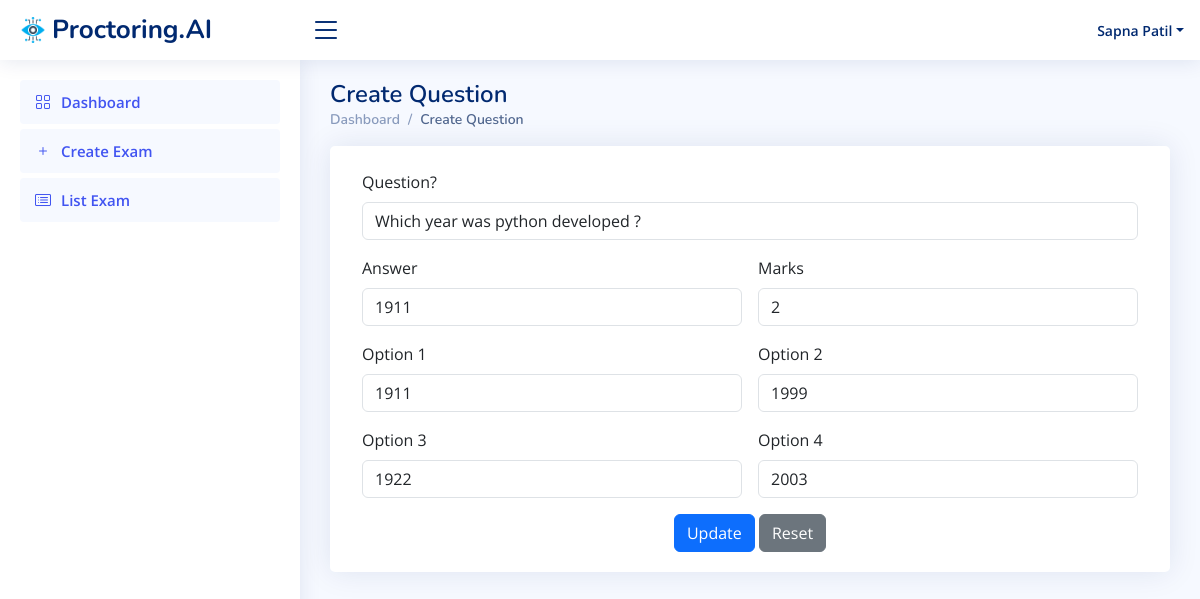
The page /update_question/63a1643372a74141b0bc52076472ec43/1 (signed in) on the database its author committed.
### Users/models.py (models this page shows, shortened)
class User(AbstractUser):
    full_name = models.CharField(max_length=100,null=True,blank=True)
    email = models.EmailField(unique=True,null=True,blank=True)
    password = models.CharField(max_length=100)
    role = models.CharField(max_length=10,null=True,blank=True,choices=(('Teacher','Teacher'),('Student','Student')),default="Student")
    photo = models.ImageField(upload_to="UsersImages/")
    USERNAME_FIELD = 'email'
    REQUIRED_FIELDS = ['username']

### ProctoringApp/models.py (models this page shows)
class Questions(models.Model):
    exam = models.ForeignKey(Exam,on_delete=models.CASCADE)
    question = models.CharField(max_length=100,null=True, blank=True)
    option1 = models.CharField(max_length=100,null=True, blank=True)
    option2 = models.CharField(max_length=100,null=True, blank=True)
    option3 = models.CharField(max_length=100,null=True, blank=True)
    option4 = models.CharField(max_length=100,null=True, blank=True)
    answer = models.CharField(max_length=100,null=True, blank=True)
    marks = models.IntegerField(null=True, blank=True)

### ProctoringApp/views.py (the view)
# urls.py: path('update_question/<slug:exam_id>/<int:question_id>',updateQuestionView,name="update-question"),
@login_required_teacher()
def updateQuestionView(request,exam_id,question_id):
    if request.method == 'POST':
        exam = Exam.objects.get(id=exam_id)
        question_obj = Questions.objects.get(id=question_id)
        question = request.POST.get('question')
        answer = request.POST.get('answer')
        marks = request.POST.get('marks')
        option_1 = request.POST.get('option_1')
        option_2 = request.POST.get('option_2')
        option_3 = request.POST.get('option_3')
        option_4 = request.POST.get('option_4')
        question_obj.question = question
        question_obj.answer = answer
        question_obj.marks = marks
        question_obj.option1 = option_1
        question_obj.option2 = option_2
        question_obj.option3 = option_3
        question_obj.option4 = option_4
        question_obj.save()
        return redirect('/list_question/{}/'.format(question_obj.exam.id))
    else:
        question_obj = Questions.objects.get(id=question_id)
        return render(request, 'update_question.html',context={'exam_id':exam_id, 'question_id':question_id,'question_obj':question_obj})

### ProctoringApp/templates/update_question.html (shortened to what this page needs)
{% extends "teacher_base.html" %}
{% block content %}
<main id="main" class="main">
    <div class="pagetitle">
      <h1>Create Question</h1>
      <nav>
        <ol class="breadcrumb">
          <li class="breadcrumb-item"><a href="{% url "teacher-dashboard" %}">Dashboard</a></li>
          <li class="breadcrumb-item active">Create Question</li>
        </ol>
      </nav>
    </div>
    <section class="section dashboard">
        <div class="card container">
            <div class="card-body pt-4">
              <form class="row g-3" method="post">
                <div class="col-12">
                  <label class="form-label">Question?</label>
                  <input class="form-control"  name="question" value="{{question_obj.question}}"></input>
                </div>
                <div class="col-6">
                  <label for="answer" class="form-label">Answer</label>
                  <input type="text" class="form-control" id="answer" name="answer" value="{{question_obj.answer}}">
                </div>
                <div class="col-6">
                  <label for="marks" class="form-label">Marks</label>
                  <input type="number" class="form-control" id="marks" name="marks" value="{{question_obj.marks}}">
                </div>
                <div class="col-6">
                  <label for="option_1" class="form-label">Option 1</label>
                  <input type="text" class="form-control" id="option_1" name="option_1" value="{{question_obj.option1}}">
                </div>
                <div class="col-6">
                  <label for="option_2" class="form-label">Option 2</label>
                  <input type="text" class="form-control" id="option_2" name="option_2" value="{{question_obj.option2}}">
                </div>
                <div class="col-6">
                  <label for="option_3" class="form-label">Option 3</label>
                  <input type="text" class="form-control" id="option_3" name="option_3" value="{{question_obj.option3}}">
                </div>
                <div class="col-6">
                  <label for="option_4" class="form-label">Option 4</label>
                  <input type="text" class="form-control" id="option_4" name="option_4" value="{{question_obj.option4}}">
                </div>
                <div class="text-center">
                  <button type="submit" class="btn btn-primary">Update</button>
                  <button type="reset" class="btn btn-secondary">Reset</button>
                </div>
              </form>
            </div>
          </div>
    </section>
{% endblock content %}

### Users/templates/teacher_base.html (shortened to what this page needs)
{% load static %}
<!DOCTYPE html>
<html lang="en">
<head>
  <link href="{% static "assets/vendor/bootstrap/css/bootstrap.min.css" %}" rel="stylesheet">
  <link href="{% static "assets/vendor/bootstrap-icons/bootstrap-icons.css" %}" rel="stylesheet">
  <link href="{% static "assets/vendor/boxicons/css/boxicons.min.css" %}" rel="stylesheet">
  <link href="{% static "assets/vendor/quill/quill.snow.css" %}" rel="stylesheet">
  <link href="{% static "assets/vendor/quill/quill.bubble.css" %}" rel="stylesheet">
  <link href="{% static "assets/vendor/remixicon/remixicon.css" %}" rel="stylesheet">
  <link href="{% static "assets/vendor/simple-datatables/style.css" %}" rel="stylesheet">
  <link href="{% static "assets/css/style.css" %}" rel="stylesheet">
</head>
<body>
  <header id="header" class="header fixed-top d-flex align-items-center">
    <div class="d-flex align-items-center justify-content-between">
      <a href="{% url "student-dashboard" %}" class="logo d-flex align-items-center">
        <img src="{% static "assets/img/logo.png" %}" alt="">
        <span class="d-none d-lg-block">Proctoring.AI</span>
      </a>
      <i class="bi bi-list toggle-sidebar-btn"></i>
    </div>
    <nav class="header-nav ms-auto">
      <ul class="d-flex align-items-center">
        <li class="nav-item dropdown pe-3">
          <a class="nav-link nav-profile d-flex align-items-center pe-0" href="#" data-bs-toggle="dropdown">
            <span class="d-none d-md-block dropdown-toggle ps-2">{{request.user.full_name}}</span>
          </a>
        </li>
      </ul>
    </nav>
  </header>
  <aside id="sidebar" class="sidebar">
    <ul class="sidebar-nav" id="sidebar-nav">
      <li class="nav-item">
        <a class="nav-link " href="index.html">
          <i class="bi bi-grid"></i>
          <span>Dashboard</span>
        </a>
      </li>
      <li class="nav-item">
        <a class="nav-link " href="{% url "create-exam" %}">
          <i class="bi bi-plus"></i>
          <span>Create Exam</span>
        </a>
      </li>
      <li class="nav-item">
        <a class="nav-link " href="{% url "list-exam" %}">
          <i class="bi bi-card-list"></i>
          <span>List Exam</span>
        </a>
      </li>
    </ul>
  </aside>
{% block content %}
{% endblock content %}
</body>
</html>

### Users/static/assets/css/style.css (style rules this page uses)
:root { scroll-behavior: smooth; }
body { font-family: "Open Sans", sans-serif; background: #f6f9ff; color: #444444; }
a { color: #4154f1; text-decoration: none; }
h1, h2, h3, h4, h5, h6 { font-family: "Nunito", sans-serif; }
#main { margin-top: 60px; padding: 20px 30px; transition: all 0.3s; }
.pagetitle { margin-bottom: 10px; }
.pagetitle h1 { font-size: 24px; margin-bottom: 0; font-weight: 600; color: #012970; }
.card { margin-bottom: 30px; border: none; border-radius: 5px; box-shadow: 0px 0 30px rgba(1, 41, 112, 0.1); }
.card-body { padding: 0 20px 20px 20px; }
.breadcrumb { font-size: 14px; font-family: "Nunito", sans-serif; color: #899bbd; font-weight: 600; }
.breadcrumb a { color: #899bbd; transition: 0.3s; }
.breadcrumb .breadcrumb-item::before { color: #899bbd; }
.breadcrumb .active { color: #51678f; font-weight: 600; }
.logo { line-height: 1; }
@media (min-width: 1200px) { .logo { width: 280px; } }
.logo img { max-height: 26px; margin-right: 6px; }
.logo span { font-size: 26px; font-weight: 700; color: #012970; font-family: "Nunito", sans-serif; }
.header { transition: all 0.5s; z-index: 997; height: 60px; box-shadow: 0px 2px 20px rgba(1, 41, 112, 0.1); background-color: #fff; padding-left: 20px; }
.header .toggle-sidebar-btn { font-size: 32px; padding-left: 10px; cursor: pointer; color: #012970; }
.header-nav ul { list-style: none; }
.header-nav>ul { margin: 0; padding: 0; }
.header-nav .nav-profile { color: #012970; }
.header-nav .nav-profile span { font-size: 14px; font-weight: 600; }
.sidebar { position: fixed; top: 60px; left: 0; bottom: 0; width: 300px; z-index: 996; transition: all 0.3s; padding: 20px; overflow-y: auto; scrollbar-width: thin; scrollbar-color: #aab7cf transparent; box-shadow: 0px 0px 20px rgba(1, 41, 112, 0.1); background-color: #fff; }
@media (min-width: 1200px) { #main, #footer { margin-left: 300px; } }
.sidebar-nav { padding: 0; margin: 0; list-style: none; }
.sidebar-nav li { padding: 0; margin: 0; list-style: none; }
.sidebar-nav .nav-item { margin-bottom: 5px; }
.sidebar-nav .nav-link { display: flex; align-items: center; font-size: 15px; font-weight: 600; color: #4154f1; transition: 0.3; background: #f6f9ff; padding: 10px 15px; border-radius: 4px; }
.sidebar-nav .nav-link i { font-size: 16px; margin-right: 10px; color: #4154f1; }

### rows shown on the page
User: user.full_name "Sapna Patil"
Questions: question "Which year was python developed ?", answer "1911", marks "2", option_1 "1911", option_2 "1999", option_3 "1922", option_4 "2003"
